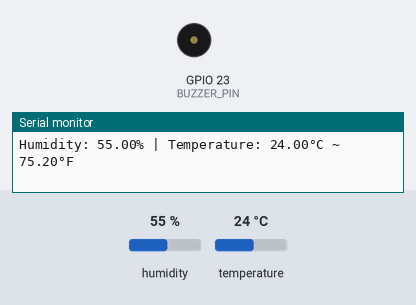
A sketch run on a simulated ESP32. Shown: buzzer (waves = sounding), the last lines printed to the serial monitor. The test bench sets the inputs (shaded band); at power-on: temperature 24 °C, humidity 55 %. WiFi joins after 1.5 s; servers stay silent unless stated.

Above: at 3.8 s.
3.9 s: temperature set to 28 °C
8.1 s: temperature set to 31 °C
At 10.1 s:
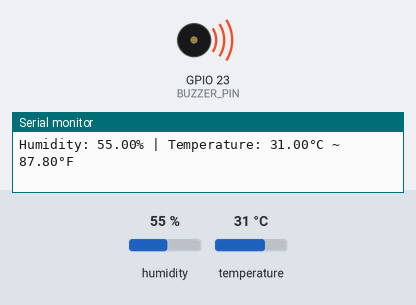
Timing chart, 0 to 11.6 s (numbered marks = the images above; inputs shaded):
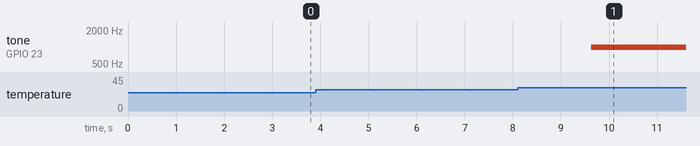

The sketch:

sketch_dec11a.ino
```cpp
#define BLYNK_TEMPLATE_ID "TMPL6kd9D-rr2"
#define BLYNK_TEMPLATE_NAME "dht"
#define BLYNK_AUTH_TOKEN "3NIdt19Z9EBInIfarOpZOO1zjdS4zols"
#define BLYNK_PRINT Serial
#include <DHT.h>

#define DHT_SENSOR_PIN 33
#define DHT_SENSOR_TYPE DHT11
#define BUZZER_PIN 23

#include <WiFi.h>
#include <WiFiClient.h>
#include <BlynkSimpleEsp32.h>

char auth[] = BLYNK_AUTH_TOKEN;
char ssid[] = "punyaku";
char pass[] = "12345678";

BlynkTimer timer;

DHT dht_sensor(DHT_SENSOR_PIN, DHT_SENSOR_TYPE);

void readDHT(){
 float humi = dht_sensor.readHumidity();
 float tempC = dht_sensor.readTemperature();
 float tempF = dht_sensor.readTemperature(true);

 if (isnan(tempC) || isnan(tempF) || isnan(humi)) {
 Serial.println("Failed to read from DHT sensor!");
 } else {
 Serial.print("Humidity: ");
 Serial.print(humi);
 Serial.print("%");

 Serial.print(" | ");

 Serial.print("Temperature: ");
 Serial.print(tempC);
 Serial.print("°C ~ ");
 Serial.print(tempF);
 Serial.println("°F");
 Blynk.virtualWrite(V0, tempC);
 Blynk.virtualWrite(V1, tempF);
 Blynk.virtualWrite(V2, humi);

 if (tempC > 32.0) {
 tone(BUZZER_PIN, 3000);
 } else if (tempC > 29.0) {
 tone(BUZZER_PIN, 1000);
 } else if (tempC > 25.0) {
 noTone(BUZZER_PIN);
 }
 }
}

void setup() {
 delay(800);
 Serial.begin(115200);
 Blynk.begin(auth, ssid, pass, "blynk.cloud", 80);
 timer.setInterval(1000L, readDHT);
 dht_sensor.begin();
 pinMode(BUZZER_PIN, OUTPUT);
}

void loop() {
 Blynk.run();
 timer.run();
}
```

Measured:
- the behaviour switches between 29 and 30 °C on temperature (found by bisection; images 0 and 1)
- after the input at 8.1 s, tone on GPIO 23 (BUZZER_PIN): silent → 1000 Hz after 1.5 s
